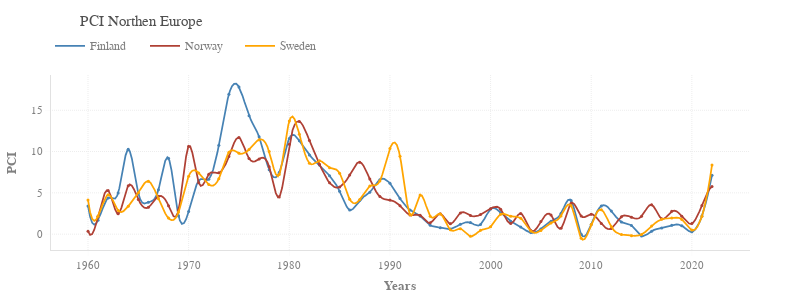

The code cell stored with this chart in its notebook:
### Code cell
fig = pl_figure(figsize=(800, 300))

# pl_plot(
#     go.Scatter(x=data.index, y=data['Finland'], mode='lines+markers', line_color=palette[0], name='Finland'), fig)


pl_plot(
    go.Scatter(
        x=smoothed(data['Finland'][:-1]).index,
        y=smoothed(data['Finland'][:-1]).values.ravel(),
        mode='lines', line_color=palette[2], hoverinfo='skip', name='Finland'), fig)
pl_plot(
    go.Scatter(
        x=data['Finland'][:-1].index,
        y=data['Finland'][:-1],
        mode='markers', line_color=palette[2], showlegend=False, name='Finland'), fig)

pl_plot(
    go.Scatter(
        x=smoothed(data['Norway'][:-1]).index,
        y=smoothed(data['Norway'][:-1]).values.ravel(),
        mode='lines', line_color=palette[1], hoverinfo='skip', name='Norway'), fig)
pl_plot(
    go.Scatter(
        x=data['Norway'][:-1].index,
        y=data['Norway'][:-1],
        mode='markers', line_color=palette[1], showlegend=False, name='Norway'), fig)

pl_plot(
    go.Scatter(
        x=smoothed(data['Sweden'][:-1]).index,
        y=smoothed(data['Sweden'][:-1]).values.ravel(),
        mode='lines', line_color=palette[4], hoverinfo='skip', name='Sweden'), fig)
pl_plot(
    go.Scatter(
        x=data['Sweden'][:-1].index,
        y=data['Sweden'][:-1],
        mode='markers', line_color=palette[4], showlegend=False, name='Sweden'), fig)


# pl_plot(
#     go.Scatter(x=data.index, y=data['Norway'], mode='lines+markers', line_color=palette[1], name='Norway'), fig)
# pl_plot(
#     go.Scatter(x=data.index, y=data['Sweden'], mode='lines+markers', line_color=palette[2], name='Sweden'), fig)

pl_labels(x='Years', y='PCI', fig=fig)
pl_title('PCI Northen Europe', size=15, fig=fig)
# pl_rstyle(xticks=[1960, 2025, 5], yticks=[0, 20, 5], ylim=[-1, 20])


fig.show(config=config)
pl_savefig(fig, 'pci_scandinavia', dir=path_save_img, config=config)

### Figure 1 — Plotly figure (JSON) as saved in the notebook; plotly's stock layout.template omitted (floating-point values rounded to 4 significant figures; data arrays with more than 128 entries replaced by an {"elided": "..."} marker saying what was removed)
{"data": [{"hoverinfo": "skip", "line": {"color": "#4682B4"}, "mode": "lines", "name": "Finland", "type": "scatter", "x": {"elided": "300 float values"}, "y": {"elided": "300 float values"}}, {"line": {"color": "#4682B4"}, "mode": "markers", "name": "Finland", "showlegend": false, "type": "scatter", "x": [1960, 1961, 1962, 1963, 1964, 1965, 1966, 1967, 1968, 1969, 1970, 1971, 1972, 1973, 1974, 1975, 1976, 1977, 1978, 1979, 1980, 1981, 1982, 1983, 1984, 1985, 1986, 1987, 1988, 1989, 1990, 1991, 1992, 1993, 1994, 1995, 1996, 1997, 1998, 1999, 2000, 2001, 2002, 2003, 2004, 2005, 2006, 2007, 2008, 2009, 2010, 2011, 2012, 2013, 2014, 2015, 2016, 2017, 2018, 2019, 2020, 2021, 2022], "y": [3.418, 1.691, 4.384, 4.996, 10.28, 4.941, 3.874, 5.378, 9.192, 2.206, 2.74, 6.476, 6.662, 10.75, 16.94, 17.81, 14.34, 11.79, 7.799, 7.467, 11.59, 11.31, 9.585, 8.366, 7.068, 5.196, 2.934, 4.113, 5.086, 6.593, 6.15, 4.31, 2.919, 2.191, 1.089, 0.7912, 0.6292, 1.193, 1.399, 1.162, 3.042, 2.578, 1.571, 0.8774, 0.1871, 0.6239, 1.567, 2.511, 4.066, -9.174e-07, 1.184, 3.417, 2.808, 1.478, 1.041, -0.2079, 0.3567, 0.754, 1.084, 1.024, 0.2906, 2.195, 7.124]}, {"hoverinfo": "skip", "line": {"color": "#AF4035"}, "mode": "lines", "name": "Norway", "type": "scatter", "x": {"elided": "300 float values"}, "y": {"elided": "300 float values"}}, {"line": {"color": "#AF4035"}, "mode": "markers", "name": "Norway", "showlegend": false, "type": "scatter", "x": [1960, 1961, 1962, 1963, 1964, 1965, 1966, 1967, 1968, 1969, 1970, 1971, 1972, 1973, 1974, 1975, 1976, 1977, 1978, 1979, 1980, 1981, 1982, 1983, 1984, 1985, 1986, 1987, 1988, 1989, 1990, 1991, 1992, 1993, 1994, 1995, 1996, 1997, 1998, 1999, 2000, 2001, 2002, 2003, 2004, 2005, 2006, 2007, 2008, 2009, 2010, 2011, 2012, 2013, 2014, 2015, 2016, 2017, 2018, 2019, 2020, 2021, 2022], "y": [0.3605, 2.155, 5.274, 2.472, 5.867, 4.187, 3.251, 4.579, 3.448, 2.963, 10.64, 6.224, 7.258, 7.419, 9.412, 11.69, 9.161, 9.104, 8.162, 4.51, 10.88, 13.64, 11.34, 8.465, 6.218, 5.715, 7.176, 8.717, 6.676, 4.546, 4.131, 3.438, 2.328, 2.288, 1.376, 2.46, 1.263, 2.567, 2.252, 2.366, 3.086, 3.004, 1.287, 2.488, 0.4545, 1.532, 2.329, 0.7126, 3.754, 2.197, 2.419, 1.285, 0.6969, 2.12, 2.042, 2.171, 3.55, 1.875, 2.765, 2.168, 1.287, 3.484, 5.764]}, {"hoverinfo": "skip", "line": {"color": "#FFA500"}, "mode": "lines", "name": "Sweden", "type": "scatter", "x": {"elided": "300 float values"}, "y": {"elided": "300 float values"}}, {"line": {"color": "#FFA500"}, "mode": "markers", "name": "Sweden", "showlegend": false, "type": "scatter", "x": [1960, 1961, 1962, 1963, 1964, 1965, 1966, 1967, 1968, 1969, 1970, 1971, 1972, 1973, 1974, 1975, 1976, 1977, 1978, 1979, 1980, 1981, 1982, 1983, 1984, 1985, 1986, 1987, 1988, 1989, 1990, 1991, 1992, 1993, 1994, 1995, 1996, 1997, 1998, 1999, 2000, 2001, 2002, 2003, 2004, 2005, 2006, 2007, 2008, 2009, 2010, 2011, 2012, 2013, 2014, 2015, 2016, 2017, 2018, 2019, 2020, 2021, 2022], "y": [4.142, 2.158, 4.766, 2.872, 3.388, 5.013, 6.405, 4.289, 1.943, 2.692, 7.016, 7.396, 6.007, 6.718, 9.912, 9.78, 10.25, 11.44, 9.995, 7.21, 13.71, 12.1, 8.589, 8.873, 8.044, 7.373, 4.236, 4.189, 5.825, 6.443, 10.37, 9.445, 2.374, 4.728, 2.158, 2.455, 0.5331, 0.6584, -0.2671, 0.4622, 0.8991, 2.406, 2.158, 1.926, 0.3737, 0.4532, 1.36, 2.212, 3.437, -0.4945, 1.158, 2.961, 0.8884, -0.04429, -0.1796, -0.04678, 0.9843, 1.794, 1.954, 1.784, 0.4974, 2.163, 8.369]}], "layout": {"autosize": false, "height": 300, "margin": {"t": 75}, "title": {"font": {"size": 15}, "text": "PCI Northen Europe"}, "width": 800, "xaxis": {"autorange": true, "range": [1956.0, 2026.0], "side": "right", "title": {"font": {"weight": "bold"}, "standoff": 10, "text": "Years"}, "type": "linear"}, "yaxis": {"autorange": true, "range": [-1.917, 19.27], "title": {"font": {"weight": "bold"}, "standoff": 10, "text": "PCI"}, "type": "linear"}}}
